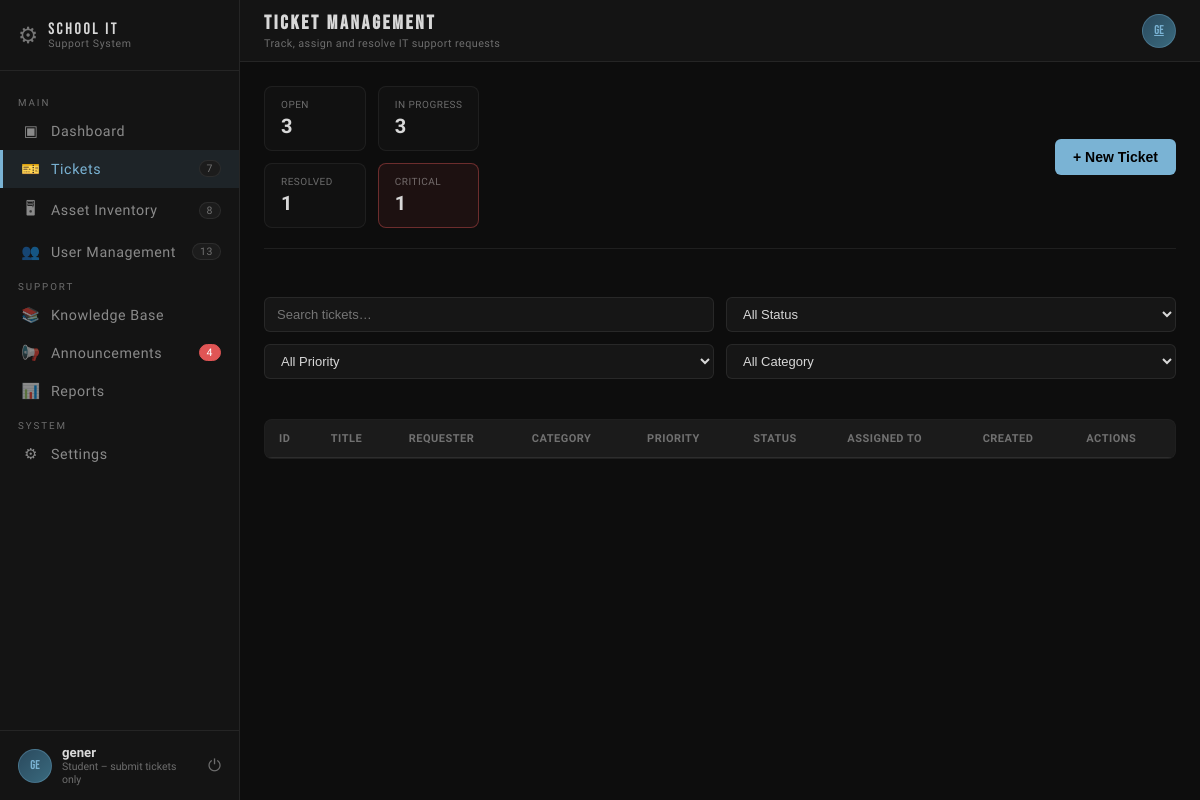
Page /tickets (signed in) on the committed database.
### models.py (models this page shows, shortened)
class User(db.Model):
    __tablename__ = 'users'
    id            = db.Column(db.Integer, primary_key=True)
    username      = db.Column(db.String(80),  unique=True, nullable=False)
    email         = db.Column(db.String(120), unique=True, nullable=False)
    password_hash = db.Column(db.String(255), nullable=False)
    full_name     = db.Column(db.String(120), nullable=False)
    role_id       = db.Column(db.Integer, db.ForeignKey('roles.id'), nullable=False)
    department    = db.Column(db.String(100))
    phone         = db.Column(db.String(20))
    is_active     = db.Column(db.Boolean, default=True)
    last_login    = db.Column(db.DateTime)
    created_at    = db.Column(db.DateTime, default=datetime.utcnow)
    updated_at    = db.Column(db.DateTime, default=datetime.utcnow, onupdate=datetime.utcnow)
    role                = db.relationship('Role', back_populates='users')
    submitted_tickets   = db.relationship('Ticket', foreign_keys='Ticket.requester_id',   back_populates='requester',  lazy='dynamic')
    assigned_tickets    = db.relationship('Ticket', foreign_keys='Ticket.assigned_to_id', back_populates='assigned_to', lazy='dynamic')
    comments            = db.relationship('TicketComment',        back_populates='author',     lazy='dynamic')
    assets_assigned     = db.relationship('Asset',                back_populates='assigned_to', lazy='dynamic')
    maintenance_logs    = db.relationship('AssetMaintenance',     back_populates='performed_by', lazy='dynamic')
    kb_articles         = db.relationship('KnowledgeBaseArticle', back_populates='author',      lazy='dynamic')
    announcements       = db.relationship('Announcement',         back_populates='author',      lazy='dynamic')
    notifications       = db.relationship('Notification',         back_populates='user',        lazy='dynamic')
    audit_logs          = db.relationship('AuditLog',             back_populates='user',        lazy='dynamic')

class Role(db.Model):
    __tablename__ = 'roles'
    id          = db.Column(db.Integer, primary_key=True)
    name        = db.Column(db.String(50), unique=True, nullable=False)   # admin | it_staff | faculty | student
    description = db.Column(db.String(200))
    created_at  = db.Column(db.DateTime, default=datetime.utcnow)
    users = db.relationship('User', back_populates='role', lazy='dynamic')

### main.py (the view)
    @app.route('/tickets')
    def tickets_page():
        if 'user_id' not in session:
            return redirect(url_for('login'))
        from models import Ticket
        ticket_stats = {
            'open': Ticket.query.filter_by(status='open').count(),
            'in_progress': Ticket.query.filter_by(status='in_progress').count(),
            'resolved': Ticket.query.filter_by(status='resolved').count(),
            'critical': Ticket.query.filter_by(priority='critical').count(),
        }
        return render_template('tickets.html', ticket_stats=ticket_stats)

### templates/tickets.html (shortened to what this page needs)
{% extends 'base.html' %}
{% block page_heading %}Ticket Management{% endblock %}
{% block page_sub %}Track, assign and resolve IT support requests{% endblock %}
{% block extra_css %}
<link rel="stylesheet" href="{{ url_for('static', filename='css/tickets.css') }}"/>
{% endblock %}
{% block content %}
<div class="tickets-header">
  <div class="tickets-stats">
    <div class="stat-box">
      <span class="stat-label">Open</span>
      <span class="stat-number">{{ ticket_stats.open }}</span>
    </div>
    <div class="stat-box">
      <span class="stat-label">In Progress</span>
      <span class="stat-number">{{ ticket_stats.in_progress }}</span>
    </div>
    <div class="stat-box">
      <span class="stat-label">Resolved</span>
      <span class="stat-number">{{ ticket_stats.resolved }}</span>
    </div>
    <div class="stat-box critical">
      <span class="stat-label">Critical</span>
      <span class="stat-number">{{ ticket_stats.critical }}</span>
    </div>
  </div>
  <button class="btn-primary" onclick="openCreateModal()">+ New Ticket</button>
</div>
<div class="tickets-filters">
  <input type="text" id="searchInput" placeholder="Search tickets…" onkeyup="applyFilters()">
  <select id="statusFilter" onchange="applyFilters()">
    <option value="">All Status</option>
  </select>
  <select id="priorityFilter" onchange="applyFilters()">
    <option value="">All Priority</option>
  </select>
  <select id="categoryFilter" onchange="applyFilters()">
    <option value="">All Category</option>
  </select>
</div>
<div class="tickets-container">
  <table class="tickets-table" id="ticketsTable">
    <thead>
      <tr>
        <th>ID</th>
        <th>Title</th>
        <th>Requester</th>
        <th>Category</th>
        <th>Priority</th>
        <th>Status</th>
        <th>Assigned To</th>
        <th>Created</th>
        <th>Actions</th>
      </tr>
    </thead>
  </table>
</div>
{% endblock %}

### templates/base.html (shortened to what this page needs)
<!DOCTYPE html>
<html lang="en">
<head>
  <link rel="stylesheet" href="{{ url_for('static', filename='css/pages.css') }}"/>
  {% block extra_css %}{% endblock %}
</head>
<body>
<aside class="sidebar" id="sidebar">
  <div class="sidebar__brand"><span class="brand-gear">⚙</span><div class="brand-text"><span class="brand-title">SCHOOL IT</span><span class="brand-sub">Support System</span></div></div>
  <nav class="sidebar__nav">
    <p class="nav-section-label">MAIN</p>
    <a href="{{ url_for('dashboard') }}" class="nav-item{% if request.path == url_for('dashboard') %} active{% endif %}"><span class="nav-icon">▣</span> Dashboard</a>
    <a href="{{ url_for('tickets_page') }}" class="nav-item{% if request.path.startswith('/tickets') %} active{% endif %}"><span class="nav-icon">🎫</span> Tickets{% if ticket_count %}<span class="nav-badge">{{ ticket_count }}</span>{% endif %}</a>
    <a href="{{ url_for('assets_page') }}" class="nav-item{% if request.path.startswith('/assets') %} active{% endif %}"><span class="nav-icon">🖥</span> Asset Inventory{% if asset_count %}<span class="nav-badge">{{ asset_count }}</span>{% endif %}</a>
    <a href="{{ url_for('users_page') }}" class="nav-item{% if request.path.startswith('/users') %} active{% endif %}"><span class="nav-icon">👥</span> User Management{% if user_count %}<span class="nav-badge">{{ user_count }}</span>{% endif %}</a>
    <p class="nav-section-label">SUPPORT</p>
    <a href="{{ url_for('kb_page') }}" class="nav-item{% if request.path.startswith('/kb') %} active{% endif %}"><span class="nav-icon">📚</span> Knowledge Base</a>
    <a href="{{ url_for('announcements_page') }}" class="nav-item{% if request.path.startswith('/announcements') %} active{% endif %}"><span class="nav-icon">📢</span> Announcements{% if announcement_count %}<span class="nav-badge new">{{ announcement_count }}</span>{% endif %}</a>
    <a href="{{ url_for('reports_page') }}" class="nav-item{% if request.path.startswith('/reports') %} active{% endif %}"><span class="nav-icon">📊</span> Reports</a>
    <p class="nav-section-label">SYSTEM</p>
    <a href="#" class="nav-item"><span class="nav-icon">⚙</span> Settings</a>
  </nav>
  <div class="sidebar__footer">
    <div class="user-avatar">{{ current_user.username[:2].upper() if current_user }}</div>
    <div class="user-meta"><span class="user-name">{{ current_user.full_name if current_user }}</span><span class="user-role">{{ current_user.role.description if current_user and current_user.role }}</span></div>
    <a href="{{ url_for('logout_page') }}" class="logout-btn">⏻</a>
  </div>
</aside>
<div class="main">
  <header class="topbar">
    <div class="topbar__left"><h2 class="page-heading">{% block page_heading %}{% endblock %}</h2><span class="page-sub">{% block page_sub %}{% endblock %}</span></div>
    <div class="topbar__right">
      <a href="{{ url_for('profile_page') }}" class="topbar-avatar" title="Profile">{{ current_user.username[:2].upper() if current_user }}</a>
    </div>
  </header>
  <div class="page-content">
    {% block content %}{% endblock %}
  </div>
</div>
</body>
</html>

### static/css/pages.css (style rules this page uses)
*, *::before, *::after { box-sizing: border-box; margin: 0; padding: 0; }
:root { --bg: #0d0d0d; --bg2: #141414; --bg3: #1c1c1c; --bg4: #242424; --border: rgba(255,255,255,0.07); --border2: rgba(255,255,255,0.12); --text: #d8d8d8; --text-dim: rgba(255,255,255,0.38); --text-muted:rgba(255,255,255,0.22); --accent: #7ab3d4; --accent-bg: rgba(122,179,212,0.1); --green: #4caf82; --green-bg: rgba(76,175,130,0.1); --warn: #e0a840; --warn-bg: rgba(224,168,64,0.1); --danger: #e05555; --danger-bg: rgba(224,85,85,0.1); --purple: #b07fd4; --purple-bg: rgba(176,127,212,0.1); --sidebar-w: 240px; --topbar-h: 62px; --radius: 4px; }
html, body { height: 100%; background: var(--bg); color: var(--text); font-family: 'Rajdhani', sans-serif; font-size: 15px; }
.sidebar { position: fixed; top: 0; left: 0; width: var(--sidebar-w); height: 100vh; background: var(--bg2); border-right: 1px solid var(--border); display: flex; flex-direction: column; z-index: 100; transition: transform 0.3s ease; }
.sidebar__brand { display: flex; align-items: center; gap: 10px; padding: 20px 18px; border-bottom: 1px solid var(--border); }
.brand-gear { font-size: 1.5rem; opacity: 0.5; animation: spin 10s linear infinite; }
.brand-text { display: flex; flex-direction: column; line-height: 1.1; }
.brand-title { font-family: 'Bebas Neue', sans-serif; font-size: 1.1rem; letter-spacing: 0.14em; color: var(--text); }
.brand-sub { font-size: 0.7rem; letter-spacing: 0.06em; color: var(--text-dim); }
.sidebar__nav { flex: 1; padding: 16px 0; overflow-y: auto; }
.nav-section-label { padding: 10px 18px 4px; font-size: 0.65rem; letter-spacing: 0.2em; color: var(--text-dim); }
.nav-item { display: flex; align-items: center; gap: 10px; padding: 10px 18px; color: rgba(255,255,255,0.5); text-decoration: none; font-size: 0.95rem; font-weight: 500; letter-spacing: 0.04em; border-left: 3px solid transparent; transition: color 0.2s, background 0.2s, border-color 0.2s; position: relative; }
.nav-item.active { color: var(--accent); background: var(--accent-bg); border-left-color: var(--accent); }
.nav-icon { font-size: 1rem; width: 20px; text-align: center; }
.nav-badge { margin-left: auto; background: var(--bg3); border: 1px solid var(--border); color: var(--text-dim); font-size: 0.7rem; padding: 1px 7px; border-radius: 20px; }
.nav-badge.new { background: var(--danger); color: #fff; border-color: var(--danger); }
.sidebar__footer { padding: 14px 18px; border-top: 1px solid var(--border); display: flex; align-items: center; gap: 10px; }
.user-avatar, .topbar-avatar { width: 34px; height: 34px; border-radius: 50%; background: linear-gradient(135deg, #2a4a5e, #3a6a7e); display: flex; align-items: center; justify-content: center; font-family: 'Bebas Neue', sans-serif; font-size: 0.85rem; color: var(--accent); border: 1px solid rgba(122,179,212,0.3); flex-shrink: 0; }
.user-meta { display: flex; flex-direction: column; flex: 1; min-width: 0; }
.user-name { font-size: 0.88rem; font-weight: 600; white-space: nowrap; overflow: hidden; text-overflow: ellipsis; }
.user-role { font-size: 0.7rem; color: var(--text-dim); }
.logout-btn { color: var(--text-dim); text-decoration: none; font-size: 1.1rem; transition: color 0.2s; }
.main { margin-left: var(--sidebar-w); min-height: 100vh; display: flex; flex-direction: column; }
.topbar { position: sticky; top: 0; z-index: 90; height: var(--topbar-h); background: var(--bg2); border-bottom: 1px solid var(--border); display: flex; align-items: center; gap: 16px; padding: 0 24px; }
.topbar__left { flex: 1; display: flex; flex-direction: column; gap: 2px; }
.page-heading { font-family: 'Bebas Neue', sans-serif; font-size: 1.3rem; letter-spacing: 0.14em; color: var(--text); }
.page-sub { font-size: 0.72rem; color: var(--text-dim); letter-spacing: 0.04em; }
.topbar__right { display: flex; align-items: center; gap: 14px; }
.page-content { padding: 24px; display: flex; flex-direction: column; gap: 20px; animation: fadeUp 0.4s ease both; }
.btn-primary { background: var(--accent); border-color: var(--accent); color: #0d1a22; }

### rows in the picture
User: username "GE", full_name "gener"
Role: role "Student – submit tickets only"

### other values in the picture
{{ ticket_count }} "7"
{{ asset_count }} "8"
{{ user_count }} "13"
{{ announcement_count }} "4"
{{ ticket_stats.open }} "3"
{{ ticket_stats.in_progress }} "3"
{{ ticket_stats.resolved }} "1"
{{ ticket_stats.critical }} "1"
